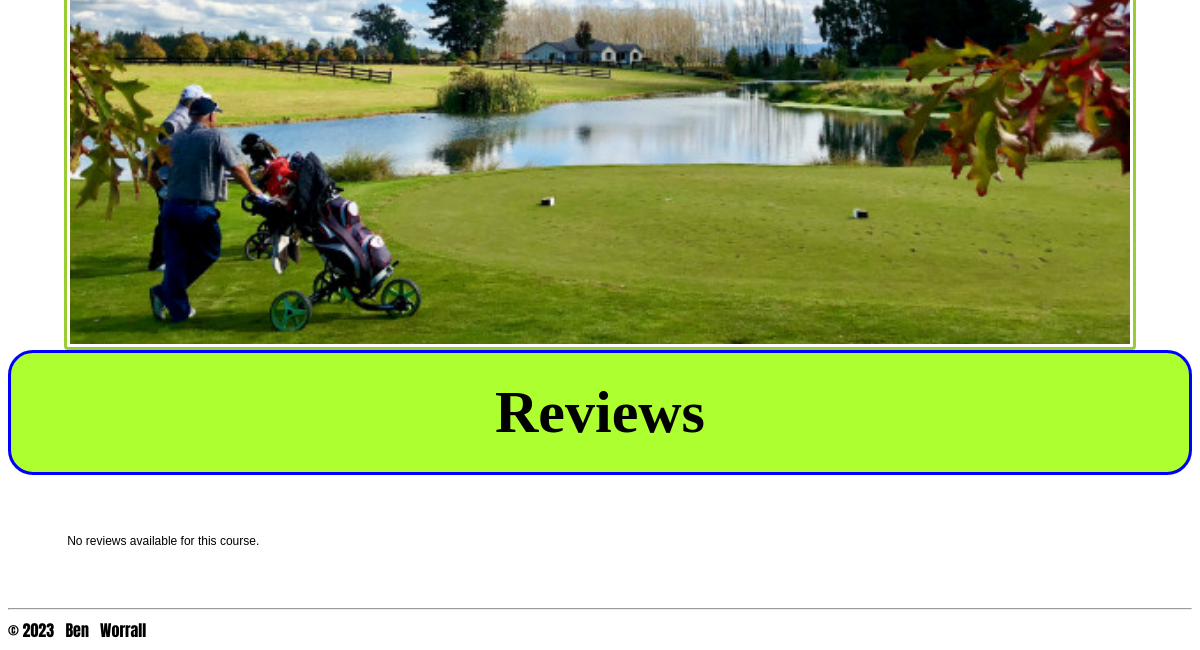
The app's page /golf/10 (lower part), older data.
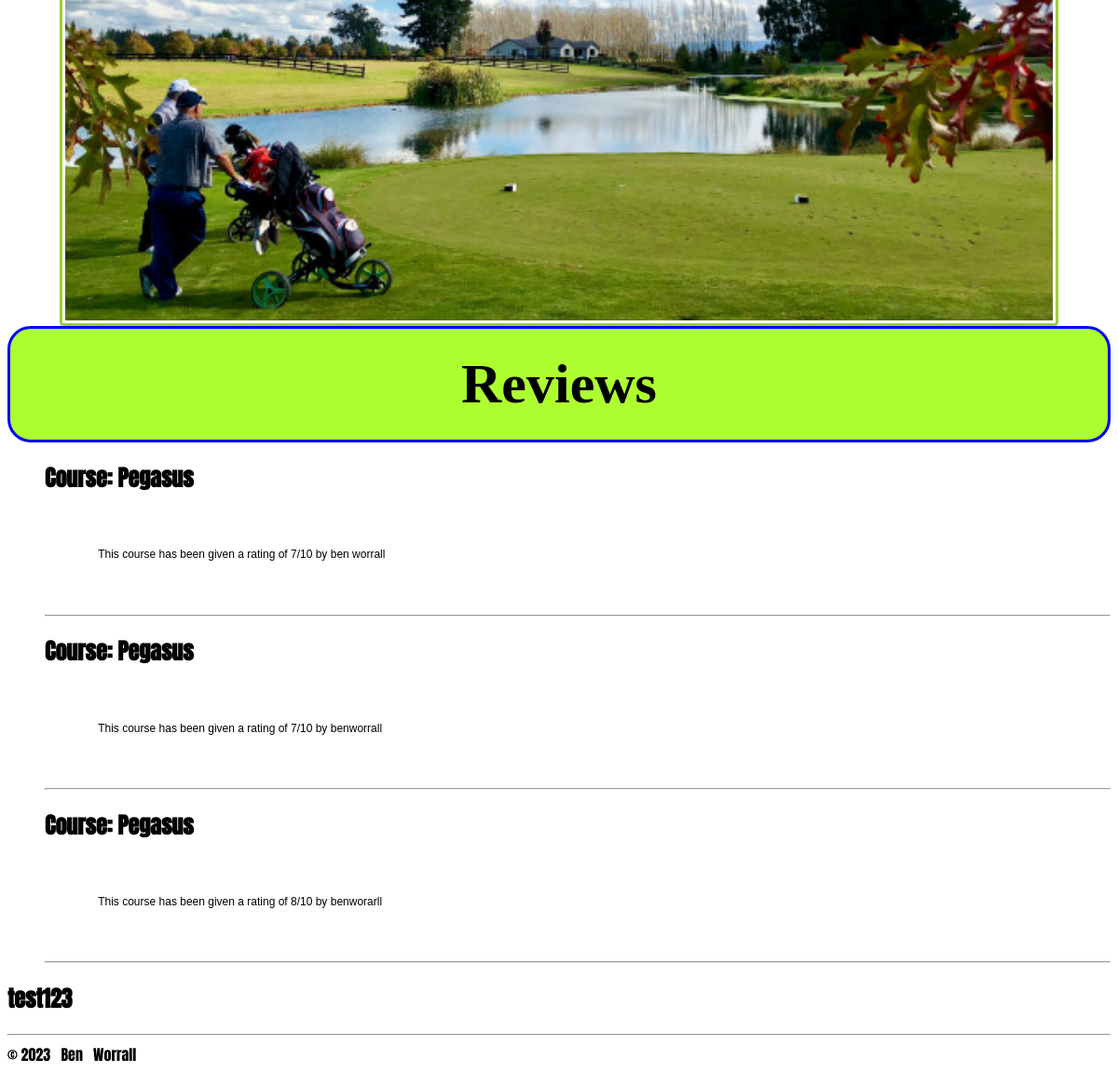
The same page, newer data.
### tables this page shows
CREATE TABLE courses (id INTEGER PRIMARY KEY AUTOINCREMENT, name TEXT, location TEXT, description TEXT, par TEXT, yardage TEXT, rating TEXT, slope TEXT, photo BLOB);

CREATE TABLE reviews (id INTEGER PRIMARY KEY AUTOINCREMENT, course_id INTEGER REFERENCES courses (id), username TEXT, rating TEXT, comment TEXT, review_date TIME DEFAULT (CURRENT_TIMESTAMP));

### routs.py (the view)
@app.route('/golf/<int:id>')
def golf(id):
    conn = sqlite3.connect('golfweb.db')
    cur = conn.cursor()
    cur.execute('SELECT * FROM Courses WHERE id=?', (id,))
    golf = cur.fetchone()
    print(golf)
    cur.execute('SELECT * FROM reviews WHERE course_id=?', (id,))
    reviews = cur.fetchall()
    return render_template('golf.html', golf=golf, reviews=reviews)

### templates/golf.html (shortened to what this page needs)
{% extends 'layout.html' %}
{% block content%}
<img src='{{ golf[8] }}' class="image2" height="720" width="1060"/>
<h1>Reviews</h2>
{% for review in reviews %}
    <ol>
        <h2>Course: {{golf[1]}}</h2>
        <p>This course has been given a rating of {{ review[3] }}/10 by {{ review[2]}}</p>
        <hr>
    </ol>
{% endfor %}
{% if reviews %}
    <h2>test123{{ reviews[0]['review'] }}</h2>
{% else %}
    <p>No reviews available for this course.</p>
{% endif %}
{% endblock %}

### templates/layout.html (shortened to what this page needs)
<!DOCTYPE html>
<html>
    <head>
        <link rel="stylesheet" href = "/static/css/style.css">
    </head>
    <body>
        <main>
            {% block content %}{% endblock %}
        </main>
        <footer>
            {% include 'footer.html' %}
        </footer>
    </body>
</html>

### templates/footer.html
<hr>
&copy;
<h8> 2023</h8>
&NonBreakingSpace; Ben &nbsp; Worrall

### static/css/style.css (style rules this page uses)
html { font-family: 'Anton', sans-serif; }
h1 { font-family: Georgia, 'Times New Roman', Times, serif; font-size: 60px; text-align: center; padding: 25px; margin: 0; border: 3px solid blue; border-radius: 25px; background-color: greenyellow; }
p { font-family: Arial, Helvetica, sans-serif; font-size: 12px; padding: 0; margin: 5%; color: black; }
.image2 { border: 3px solid yellowgreen; border-radius: 4px; padding: 3px; display: block; margin-left: auto; margin-right: auto; }

Row changes from the older to the newer data that the page shows:
added reviews: {{ golf[1] }} "Pegasus", rating "7", username "ben worrall"
added reviews: {{ golf[1] }} "Pegasus", rating "7", username "benworrall"
added reviews: {{ golf[1] }} "Pegasus", rating "8", username "benworarll"
Text that changed along with them:
text no longer shown: "No reviews available for this course."
text now shown: "test123"
